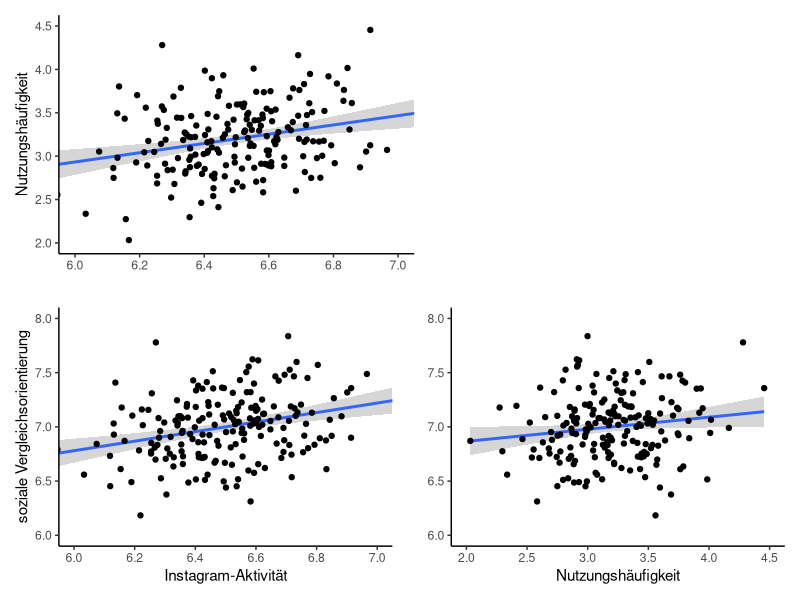
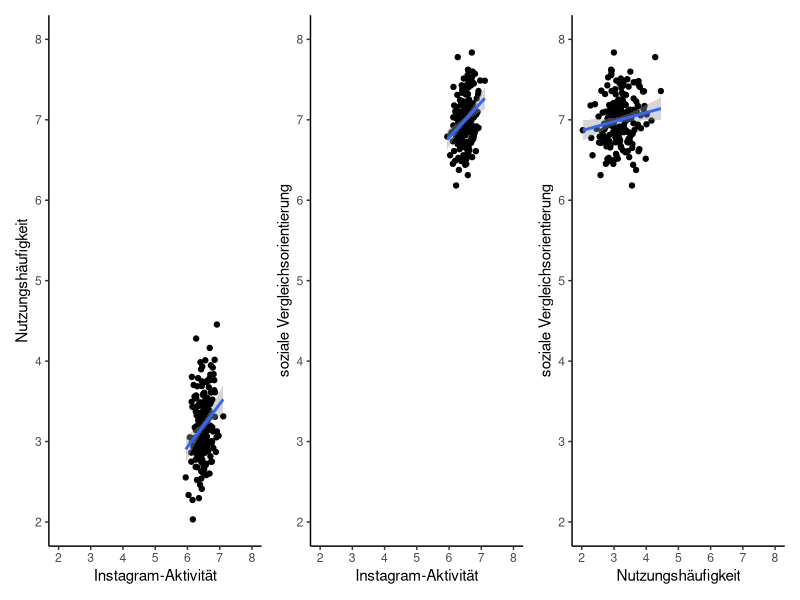

Write the R code that produced these figures, in order.
library(tidyverse)

data_madita <- function(){
  set.seed(5)
  
  n <- 192
  M  <- c(6.5, 3.2, 7.0)
  SD <- c(0.2, 0.4, 0.3)
  
  cor_matrix <- matrix(c(
    1.00,  0.267, 0.293,
    0.267,  1.00,  0.149,
    0.293,  0.149,  1.00
  ), nrow = 3, byrow = TRUE)
  
  cov_matrix <- diag(SD) %*% cor_matrix %*% diag(SD)
  
  df <- as_tibble((data.frame(ID = as_factor(1:n),
                              MASS::mvrnorm(n = n, 
                                            mu = M, 
                                            Sigma = cov_matrix,
                                            empirical = TRUE)))) %>%
    rename("A" = X1,
           "B" = X2,
           "C" = X3)
  return(df)
}

df <- data_madita()


#Substreudiagramme mit den drei Korrelationen mit Referenzlinie und Fehlerbereich 

#Achsen richtig benennen und Subdiagramme erstellen, jedoch noch ohne gleichen Skalenbereich 

p1 <- ggplot(df, aes(x = A, y = B)) +
  geom_smooth(method = "lm", se = TRUE, level = 0.95, fullrange = TRUE) +
  geom_point() +
  coord_cartesian(xlim = c(6.0, 7.0), ylim = c(2.0, 4.5)) +
  scale_x_continuous(breaks = seq(6.0, 7.0, 0.2)) +
  scale_y_continuous(breaks = seq(2.0, 4.5, 0.5)) +
  theme_classic() +
  labs(x = "", y = "Nutzungshäufigkeit")

p2 <- ggplot(df, aes(x = A, y = C)) +
  geom_smooth(method = "lm", se = TRUE, level = 0.95, fullrange = TRUE) +
  geom_point() +
  coord_cartesian(xlim = c(6.0, 7.0), ylim = c(6.0, 8.0)) +
  scale_x_continuous(breaks = seq(6.0, 7.0, 0.2)) +
  scale_y_continuous(breaks = seq(6.0, 8.0, 0.5)) +
  theme_classic() +
  labs(x = "Instagram-Aktivität", y = "soziale Vergleichsorientierung")

p3 <- ggplot(df, aes(x = B, y = C)) +
  geom_smooth(method = "lm", se = TRUE, level = 0.95, fullrange = TRUE) +
  geom_point() +
  coord_cartesian(xlim = c(2.0, 4.5), ylim = c(6.0, 8.0)) +
  scale_x_continuous(breaks = seq(2.0, 4.5, 0.5)) +
  scale_y_continuous(breaks = seq(6.0, 8.0, 0.5)) +
  theme_classic() +
  labs(x = "Nutzungshäufigkeit", y = "")

library(patchwork)
(p1 | plot_spacer()) / (p2 | p3)


#mit gleichem Skalenbereich 

xlim = c(2, 8)
ylim = c(2, 8)

p1 <- ggplot(df, aes(x = A, y = B)) +
  geom_point() +
  geom_smooth(method = "lm",
              se = TRUE,
              level = 0.95,
              fullrange = TRUE) +
  coord_cartesian(xlim = c(2, 8),
                  ylim = c(2, 8)) +
  scale_x_continuous(breaks = seq(2, 8, 1)) +
  scale_y_continuous(breaks = seq(2, 8, 1)) +
  theme_classic() +
  labs(
    x = "Instagram-Aktivität",
    y = "Nutzungshäufigkeit"
  )


p2 <- ggplot(df, aes(x = A, y = C)) +
  geom_point() +
  geom_smooth(method = "lm",
              se = TRUE,
              level = 0.95,
              fullrange = TRUE) +
  coord_cartesian(xlim = c(2, 8),
                  ylim = c(2, 8)) +
  scale_x_continuous(breaks = seq(2, 8, 1)) +
  scale_y_continuous(breaks = seq(2, 8, 1)) +
  theme_classic() +
  labs(
    x = "Instagram-Aktivität",
    y = "soziale Vergleichsorientierung"
  )

p3 <- ggplot(df, aes(x = B, y = C)) +
  geom_point() +
  geom_smooth(method = "lm",
              se = TRUE,
              level = 0.95,
              fullrange = TRUE) +
  coord_cartesian(xlim = c(2, 8),
                  ylim = c(2, 8)) +
  scale_x_continuous(breaks = seq(2, 8, 1)) +
  scale_y_continuous(breaks = seq(2, 8, 1)) +
  theme_classic() +
  labs(
    x = "Nutzungshäufigkeit",
    y = "soziale Vergleichsorientierung"
  )

library(patchwork)
p1 + p2 + p3





